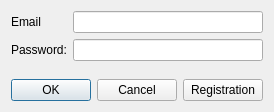
<?xml version="1.0" encoding="UTF-8"?>
<ui version="4.0">
 <class>LoginForm</class>
 <widget class="QWidget" name="LoginForm">
  <property name="geometry">
   <rect>
    <x>0</x>
    <y>0</y>
    <width>272</width>
    <height>112</height>
   </rect>
  </property>
  <property name="windowTitle">
   <string>Form</string>
  </property>
  <layout class="QVBoxLayout" name="verticalLayout">
   <item>
    <layout class="QFormLayout" name="formLayout">
     <item row="0" column="0">
      <widget class="QLabel" name="label">
       <property name="text">
        <string>Email</string>
       </property>
      </widget>
     </item>
     <item row="0" column="1">
      <widget class="QLineEdit" name="LoginEdit"/>
     </item>
     <item row="1" column="0">
      <widget class="QLabel" name="label_2">
       <property name="text">
        <string>Password:</string>
       </property>
      </widget>
     </item>
     <item row="1" column="1">
      <widget class="QLineEdit" name="PasswordEdit">
       <property name="echoMode">
        <enum>QLineEdit::Password</enum>
       </property>
      </widget>
     </item>
    </layout>
   </item>
   <item>
    <spacer name="verticalSpacer">
     <property name="orientation">
      <enum>Qt::Vertical</enum>
     </property>
     <property name="sizeHint" stdset="0">
      <size>
       <width>20</width>
       <height>40</height>
      </size>
     </property>
    </spacer>
   </item>
   <item>
    <layout class="QHBoxLayout" name="horizontalLayout" stretch="0,1">
     <item>
      <widget class="QDialogButtonBox" name="buttonBox">
       <property name="standardButtons">
        <set>QDialogButtonBox::Cancel|QDialogButtonBox::Ok</set>
       </property>
      </widget>
     </item>
     <item>
      <widget class="QPushButton" name="RegistrationButton">
       <property name="text">
        <string>Registration</string>
       </property>
      </widget>
     </item>
    </layout>
   </item>
  </layout>
 </widget>
 <resources/>
 <connections/>
</ui>
